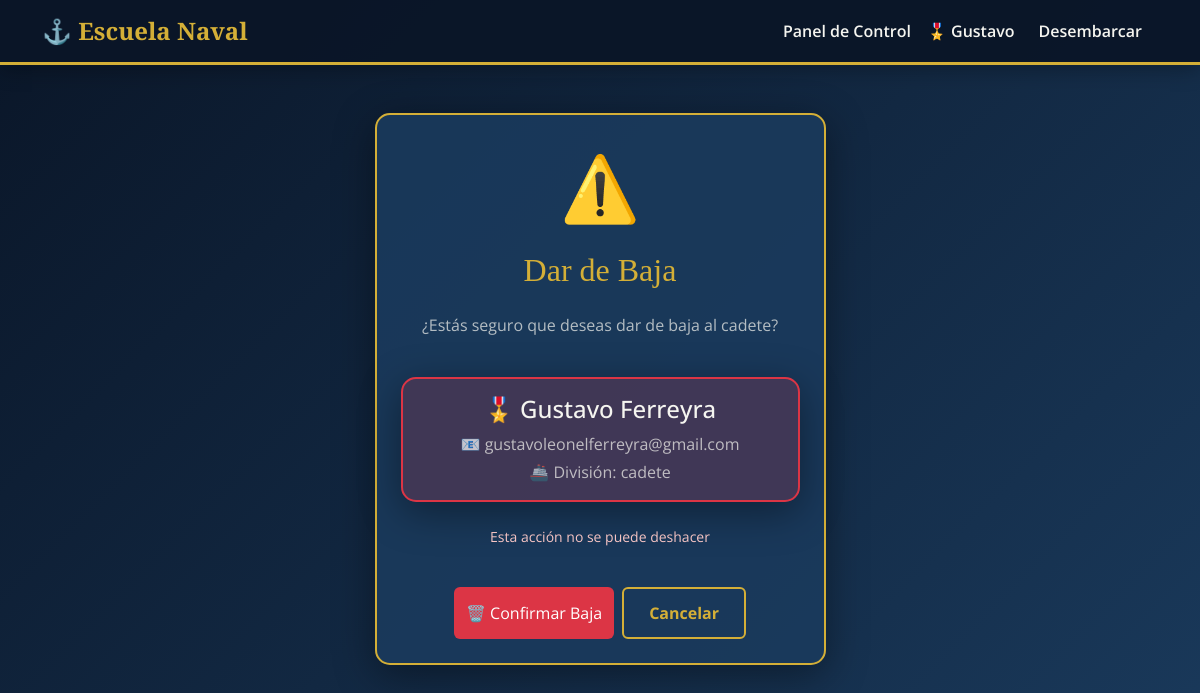
Page /users/alumnos/eliminar/2/ (signed in) on the committed database.
### users/models.py (models this page shows, shortened)
class Alumno(models.Model):
    usuario = models.ForeignKey(User, on_delete=models.CASCADE, related_name='alumnos')
    nombre = models.CharField(max_length=100)
    apellido = models.CharField(max_length=100)
    email = models.EmailField()
    edad = models.PositiveIntegerField()
    carrera = models.CharField(max_length=100)
    fecha_registro = models.DateTimeField(auto_now_add=True)
    class Meta:
        ordering = ['-fecha_registro']

### users/views.py (the view)
# urls.py: path('alumnos/eliminar/<int:pk>/', views.eliminar_alumno, name='eliminar_alumno'),
@login_required
def eliminar_alumno(request, pk):
    alumno = get_object_or_404(Alumno, pk=pk, usuario=request.user)
    if request.method == 'POST':
        alumno.delete()
        messages.success(request, '¡Cadete dado de baja exitosamente!')
        return redirect('dashboard')
    return render(request, 'users/eliminar_alumno.html', {'alumno': alumno})

### templates/users/eliminar_alumno.html (shortened to what this page needs)
{% extends 'base.html' %}
{% block content %}
<div class="row justify-content-center mt-5">
    <div class="col-md-5">
        <div class="card p-4 text-center">
            <span style="font-size: 4rem;">⚠️</span>
            <h2 class="mt-3">Dar de Baja</h2>
            <p style="color: rgba(245,245,240,0.7);" class="mt-3">
                ¿Estás seguro que deseas dar de baja al cadete?
            </p>
            <div class="card p-3 my-4" style="background: rgba(220,53,69,0.2); border-color: #dc3545;">
                <h4 style="color: var(--blanco-hueso);">🎖️ {{ alumno.nombre }} {{ alumno.apellido }}</h4>
                <p class="mb-1" style="color: rgba(245,245,240,0.7);">📧 {{ alumno.email }}</p>
                <p class="mb-0" style="color: rgba(245,245,240,0.7);">🚢 División: {{ alumno.carrera }}</p>
            </div>
            <p style="color: #ffcccb;" class="small">
                Esta acción no se puede deshacer
            </p>
            <form method="POST">
                <div class="d-flex gap-2 justify-content-center mt-4">
                    <button type="submit" class="btn btn-danger">🗑️ Confirmar Baja</button>
                    <a href="{% url 'dashboard' %}" class="btn btn-outline-primary">Cancelar</a>
                </div>
            </form>
        </div>
    </div>
</div>
{% endblock %}

### templates/base.html (shortened to what this page needs)
<!DOCTYPE html>
<html lang="es">
<head>
    <link href="https://cdn.jsdelivr.net/npm/bootstrap@5.3.2/dist/css/bootstrap.min.css" rel="stylesheet">
</head>
<body>
    <nav class="navbar navbar-expand-lg">
        <div class="container">
            <a class="navbar-brand" href="{% url 'home' %}">⚓ Escuela Naval</a>
            <div class="collapse navbar-collapse" id="navbarNav">
                <ul class="navbar-nav ms-auto">
                    {% if user.is_authenticated %}
                        <li class="nav-item">
                            <a class="nav-link" href="{% url 'dashboard' %}">Panel de Control</a>
                        </li>
                        <li class="nav-item">
                            <span class="nav-link">🎖️ {{ user.username }}</span>
                        </li>
                        <li class="nav-item">
                            <form method="POST" action="{% url 'logout' %}">
                                <button type="submit" class="btn-logout">Desembarcar</button>
                            </form>
                        </li>
                    {% endif %}
                </ul>
            </div>
        </div>
    </nav>
    <div class="container mt-4">
        {% block content %}{% endblock %}
    </div>
</body>
</html>

### templates/base.html (style rules this page uses)
:root { --azul-marino: #0a1628; --azul-naval: #1a3a5c; --dorado: #d4af37; --dorado-claro: #f4d160; --blanco-hueso: #f5f5f0; --gris-acero: #4a5568; }
body { background: linear-gradient(135deg, var(--azul-marino) 0%, var(--azul-naval) 100%); min-height: 100vh; font-family: 'Open Sans', sans-serif; color: var(--blanco-hueso); }
.navbar { background: rgba(10, 22, 40, 0.95) !important; border-bottom: 3px solid var(--dorado); box-shadow: 0 4px 20px rgba(0,0,0,0.3); }
.navbar-brand { font-family: 'Cinzel', serif; font-weight: 700; color: var(--dorado) !important; font-size: 1.5rem; }
.nav-link { color: var(--blanco-hueso) !important; font-weight: 600; transition: color 0.3s; }
.btn-logout { background: none; border: none; color: var(--blanco-hueso) !important; font-weight: 600; cursor: pointer; padding: 8px 16px; }
.card { background: rgba(26, 58, 92, 0.9); border: 2px solid var(--dorado); border-radius: 15px; box-shadow: 0 10px 40px rgba(0,0,0,0.4); }
.btn-outline-primary { border: 2px solid var(--dorado); color: var(--dorado); font-weight: 700; padding: 12px 25px; }
.btn-danger { background: #dc3545; border: none; }
h1, h2, h3 { font-family: 'Cinzel', serif; color: var(--dorado); }
a { color: var(--dorado); }

### rows in the picture
Alumno: nombre "Gustavo", apellido "Ferreyra", email "gustavoleonelferreyra@gmail.com", carrera "cadete"

### other values in the picture
{{ user.username }} "Gustavo"
